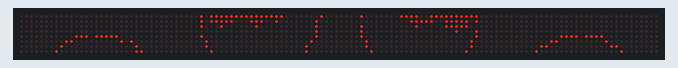
This sketch was run on a simulated Arduino Uno, built with avr-gcc and run on an emulated ATmega328P. On the bench: 128×8 LED matrix. Wiring (inferred from the names in the program): 16 × MAX7219 LED driver (orientation assumed): data pin 11; clock pin 13; CS pin 10. Random numbers use the default seed unless the sketch sets one; what the sketch prints to the serial monitor is not drawn.

Above: at 0.1 s.

The sketch:

MaGi_arduino.ino
```cpp
/*
  PRIOR ART DECLARATION
  ----------------------------------------------------
  This software and its underlying geometric intelligence
  principles constitute prior art as of [CURRENT DATE].

  Archive Methods:
  - GitHub Repository: https://github.com/bmalloy-224/MaGi
  - arXiv Preprint: [When submitted]
  - Timestamp: 10/26/2025
  - Public Demonstration:

  This documents the invention of hardware-embodied geometric
  intelligence and the discovery that physical implementation
  determines cognitive architecture in AI systems.
*/

/*
  MaGi (Malloy artificial Geometric intelligence)
  ----------------------------------------------------
  Author: Brendan Malloy
  Year: 2025
  Version: Exploratory Release

  License & Usage Terms
  ---------------------
  1. Academic & Non-Profit Use:
     - Licensed under a GPL-style open license for **academic and non-profit research** only.
     - You may use, modify, and distribute this software for **educational or research purposes**
       provided that this notice and attribution remain intact.

  2. Commercial Use & Licensing:
     - Commercial or for-profit use requires a **perpetual license** from the author.
     - Licensing tiers (USD):
         • Individual / Startup (< $10M annual revenue): $5,000
         • Mid-size Organization (< $100M annual revenue): $50,000
         • Large Organization / Enterprise (≥ $100M annual revenue): $500,000
     - Annual support, integration rights, or derivative licensing available upon request.
     - All commercial entities must obtain **written permission** before deployment,
       porting, or integration into products or closed systems.

  3. Disclaimer:
     - This software is provided **“as is”**, without express or implied warranty.
     - The author assumes **no liability** for damages, data loss, or unintended behavior.
     - MaGi is **experimental research software**, not certified for safety-critical,
       medical, or autonomous control systems.

  4. Citation / Attribution:
     - Any public use, presentation, or publication must cite:
       "MaGi Hardware-Embodied Cognitive Architecture Platform., Brendan Malloy, 2025"
     - Please include the author’s name and year in any derivative or adapted work.

  5. Additional Notes:
     - MaGi implements proprietary methods for **prime-delay cognitive and
       geometric-phase exploration**.
     - Redistribution for commercial or closed-source use without a valid license
       is strictly prohibited.
     - Academic collaboration, replication studies, and peer review are encouraged.
     - Emergent or self-organizing behavior should be treated as **experimental**
       until independently verified.


  ----------------------------------------------------
  Contact: https://github.com/bmalloy-224/MaGi/issues/3
*/
// ----------------------------------------------------
//  USAGE OVERVIEW
//  ---------------------------------------------------
//
//  MaGi operates by maintaining a precise temporal loop
//  defined by two parameters:
//
//      1. GOAL_ACTUAL_MS – desired total loop duration
//      2. CODE_TAX       – inherent overhead of execution
//
//  The system adjusts delay() timing to achieve a stable
//  real-world loop equal to GOAL_ACTUAL_MS.
//
//  To profile a new platform:
//     1. Measure the time (in ms) a single loop() iteration
//        takes *without delay()*.
//     2. Record that value as CODE_TAX.
//     3. Set GOAL_ACTUAL_MS to your desired real-time loop rate.
//     4. Run MaGi and observe the discovery pattern.
//
//  Example: For a Teensy 4.0, CODE_TAX ≈ 1 ms
//           For an ATmega328p, CODE_TAX ≈ 120 ms
//
//  The system automatically labels the platform for logs:
//
//      #if defined(__IMXRT1062__)  // Teensy 4.0/4.1
//          const unsigned long CODE_TAX = 1;
//          const String PLATFORM_NAME = "Teensy4";
//      #elif defined(__AVR_ATmega328P__)  // Arduino Uno
//          const unsigned long CODE_TAX = 120;
//          const String PLATFORM_NAME = "ATmega328p";
//      #else
//          const unsigned long CODE_TAX = 50;
//          const String PLATFORM_NAME = "Unknown";
//      #endif
//
//  CONFIGURATION:
//      const unsigned long GOAL_ACTUAL_MS = 17;   // Target loop duration (ms)
//
//  NOTES:
//     - Shorter GOAL_ACTUAL_MS yields faster, systematic exploration.
//     - Longer GOAL_ACTUAL_MS favors slower, creative exploration.
//     - Optimal balance depends on hardware timing stability ("wobble").
//
//  ----------------------------------------------------
// ----------------------------------------------------
//  LOG STRUCTURE & EVENT REFERENCE
//  ---------------------------------------------------
//
//  Each log line represents a snapshot of the MaGi cognitive loop.
//
//  FORMAT:
//      TIME(ms),COHERENCE,PEAK_COHERENCE,GOV_DURATION,EVENT_TYPE,
//      PHASES:a,b,c,d,SINE:x,WOBBLE:y,MAXWOBBLE:z
//
//  FIELDS:
//      TIME(ms)          – System time in milliseconds since start
//      COHERENCE         – Current overall phase alignment (0.0–1.0)
//      PEAK_COHERENCE    – Highest coherence achieved so far
//      GOV_DURATION      – Duration (s) of sustained coherent state
//      EVENT_TYPE        – System state label:
//                              MODERATE → normal exploration
//                              COHERENT_STATE_FOUND → discovered viable configuration
//                              GOV_SUSTAIN → coherence maintained over time
//      PHASES:a,b,c,d    – Individual phase angles of each lens (radians, 0–2π scale)
//      SINE:x            – Current sine position (temporal heartbeat phase)
//      WOBBLE:y          – Measured loop-time deviation (timing instability)
//      MAXWOBBLE:z       – Highest observed deviation so far
//
//  EXAMPLE LOG:
//
//      13:16:33.771 -> 1424923,0.800,0.905,0.2,MODERATE,
//                      PHASES:0.33,1.18,1.14,0.40,
//                      SINE:0.870,WOBBLE:0,MAXWOBBLE:1
//      13:16:36.675 -> 1427843,COHERENT_STATE_FOUND,
//                      PHASES:2.69,1.90,2.60,2.70
//      13:16:39.829 -> 1430972,COHERENT_STATE_FOUND,
//                      PHASES:4.97,5.30,5.21,5.36
//      13:16:39.829 -> 1430972,0.971,0.971,0.0,GOV_SUSTAIN,
//                      PHASES:4.97,5.30,5.21,5.36,
//                      SINE:0.979,WOBBLE:0,MAXWOBBLE:1
//      13:16:50.159 -> 1441308,0.701,0.942,0.0,MODERATE,
//                      PHASES:0.12,0.44,1.08,1.37,
//                      SINE:-0.327,WOBBLE:0,MAXWOBBLE:1
//      13:16:50.299 -> 1441439,COHERENT_STATE_FOUND,
//                      PHASES:0.67,0.74,1.30,1.45
//      13:16:53.812 -> 1444962,COHERENT_STATE_FOUND,
//                      PHASES:3.86,4.66,4.24,4.60
//
//  INTERPRETATION:
//      • "MODERATE" lines → active exploration of phase space
//      • "COHERENT_STATE_FOUND" → viable geometric alignment detected
//      • "GOV_SUSTAIN" → stability maintained across time
//
//  A complete run typically cycles between MODERATE exploration
//  and COHERENT_STATE_FOUND discoveries, with occasional GOV_SUSTAIN
//  phases representing transient intelligence states.
//
//  ----------------------------------------------------
//  KEY RESEARCH FINDINGS
//  ---------------------------------------------------
//
//  MaGi demonstrates that identical code produces different
//  cognitive architectures across hardware platforms:
//
//  - Teensy (Crystal): "Precision Sprinter"
//    • Fast discovery (8.9s at 17ms timing)
//    • Flexible timing strategy
//    • 0ms wobble, systematic exploration
//
//  - ATmega328p (RC): "Noisy Explorer"
//    • Slow discovery (1441s at 1069ms timing)
//    • Sine-peak dependent strategy
//    • 21ms wobble, creative exploration
//
//  - Sampling rate exponentially affects intelligence:
//    • 17ms: 143× faster discovery than 1070ms
//    • Hardware stability determines cognitive style
//
// donate: https://www.paypal.com/ncp/payment/JZARJDJFUAG5S

#define CLK 13
#define DIN 11
#define CS  10
#define HEARTBEAT_SENSOR A0

#define X_SEGMENTS   4
#define Y_SEGMENTS   4
#define NUM_SEGMENTS (X_SEGMENTS * Y_SEGMENTS)

byte fb[8 * NUM_SEGMENTS];


// Platform auto-detection
#if defined(__IMXRT1062__)  // Teensy 4.0/4.1
  const unsigned long CODE_TAX = 1;
  const String PLATFORM_NAME = "Teensy4";
#elif defined(__AVR_ATmega328P__)  // Arduino Uno
  const unsigned long CODE_TAX = 120;
  const String PLATFORM_NAME = "ATmega328p";
#else
  const unsigned long CODE_TAX = 50;
  const String PLATFORM_NAME = "Unknown";
#endif

// CONFIGURATION - Set your GOAL here. this is the delay time
const unsigned long GOAL_ACTUAL_MS = 17;

// Calculate required delay parameter
const unsigned long DELAY_PARAMETER = GOAL_ACTUAL_MS - CODE_TAX;


// MaGi State - REMOVE HARDCODED ATTRACTORS
float lens_outputs[4] = {0.0, 0.0, 0.0, 0.0};
float lens_phases[4] = {0.0, 1.57, 3.14, 4.71};  // Start with diversity
float coherence = 0.0;
bool governance_active = false;
unsigned long governance_start_time = 0;
float governance_duration = 0.0;

// Exploration parameters - NO PREDETERMINED TARGETS
float exploration_strength = 0.02;

// Smart logging
unsigned long last_coherence_log = 0;
const unsigned long COHERENCE_LOG_INTERVAL = 5000;
float max_coherence_since_log = 0.0;

// Heartbeat variables
int raw_heartbeat = 0;
int heartbeat_filtered = 0;
int last_heartbeat = 0;
float heartbeat_derivative = 0.0;
float last_heartbeat_value = 0.0;
float heartbeat_integral = 0.0;
bool beat_detected = false;
unsigned long last_beat_time = 0;
unsigned long heartbeat_start_time = 0;

// Lens parameters
float child_sensitivity = 0.8;
float youth_gain = 1.0;
float adult_threshold = 0.3;
float elder_time_constant = 0.95;

// Wobble tracking
unsigned long last_log_time = 0;
unsigned long wobble_sum_since_log = 0;
int wobble_samples_since_log = 0;
unsigned long max_wobble_since_log = 0;

// ========== ORIGINAL HELPER FUNCTIONS ==========
void shiftAll(byte send_to_address, byte send_this_data) {
  digitalWrite(CS, LOW);
  for (int i = 0; i < NUM_SEGMENTS; i++) {
    shiftOut(DIN, CLK, MSBFIRST, send_to_address);
    shiftOut(DIN, CLK, MSBFIRST, send_this_data);
  }
  digitalWrite(CS, HIGH);
}

void set_pixel(uint8_t x, uint8_t y, uint8_t mode) {
  byte *addr = &fb[x / 8 + y * X_SEGMENTS];
  byte mask = 128 >> (x % 8);
  switch (mode) {
    case 0: *addr &= ~mask; break;
    case 1: *addr |= mask; break;
    case 2: *addr ^= mask; break;
  }
}

void safe_pixel(uint8_t x, uint8_t y, uint8_t mode) {
  if ((x >= X_SEGMENTS * 8) || (y >= Y_SEGMENTS * 8)) return;
  set_pixel(x, y, mode);
}

void clear() {
  byte *addr = fb;
  for (byte i = 0; i < 8 * NUM_SEGMENTS; i++) *addr++ = 0;
}

void show() {
  for (byte row = 0; row < 8; row++) {
    digitalWrite(CS, LOW);
    byte segment = NUM_SEGMENTS;
    while (segment--) {
      byte x = segment % X_SEGMENTS;
      byte y = segment / X_SEGMENTS * 8;
      byte addr = (row + y) * X_SEGMENTS;

      if (segment & X_SEGMENTS) {
        shiftOut(DIN, CLK, MSBFIRST, 8 - row);
        shiftOut(DIN, CLK, LSBFIRST, fb[addr + x]);
      } else {
        shiftOut(DIN, CLK, MSBFIRST, 1 + row);
        shiftOut(DIN, CLK, MSBFIRST, fb[addr - x + X_SEGMENTS - 1]);
      }
    }
    digitalWrite(CS, HIGH);
  }
}

void drawLine(int x0, int y0, int x1, int y1, uint8_t mode) {
  int dx = abs(x1 - x0);
  int dy = abs(y1 - y0);
  int sx = (x0 < x1) ? 1 : -1;
  int sy = (y0 < y1) ? 1 : -1;
  int err = dx - dy;

  while(true) {
    safe_pixel(x0, y0, mode);
    if(x0 == x1 && y0 == y1) break;
    int e2 = 2 * err;
    if(e2 > -dy) {
      err -= dy;
      x0 += sx;
    }
    if(e2 < dx) {
      err += dx;
      y0 += sy;
    }
  }
}

float mapFloat(float x, float in_min, float in_max, float out_min, float out_max) {
  return (x - in_min) * (out_max - out_min) / (in_max - in_min) + out_min;
}
// ========== END HELPER FUNCTIONS ==========

void setup() {
  Serial.begin(115200);
  pinMode(CLK, OUTPUT);
  pinMode(DIN, OUTPUT);
  pinMode(CS, OUTPUT);
  pinMode(HEARTBEAT_SENSOR, INPUT);

  shiftAll(0x0f, 0x00);
  shiftAll(0x0b, 0x07);
  shiftAll(0x0c, 0x01);
  shiftAll(0x0a, 0x0f);
  shiftAll(0x09, 0x00);

  Serial.print("Platform: ");
  Serial.println(PLATFORM_NAME);

  heartbeat_start_time = millis();
  Serial.println("MaGi (Malloy artificial Geometric intelligence) Ready - NO HARDCODED ATTRACTORS");
  Serial.println("TIME(ms),COHERENCE,PEAK_COHERENCE,GOV_DURATION,EVENT_TYPE");
}

void loop() {
  // static unsigned long lastTime = 0;
  // unsigned long currentTimetrack = millis();
  // if (lastTime > 0) {
  //   Serial.print("Actual loop time: ");
  //   Serial.println(currentTimetrack - lastTime);
  // }
  // lastTime = currentTimetrack;
  //need to calibrate loop time between arduinos for delay +/- full loop to be a prime
 static unsigned long lastLoopTime = 0;
  unsigned long currentTime = millis();

  // Track wobble
  if (lastLoopTime > 0) {
    unsigned long loopTime = currentTime - lastLoopTime;
    unsigned long wobble = abs((long)(loopTime - GOAL_ACTUAL_MS)); // deviation from target

    wobble_sum_since_log += wobble;
    wobble_samples_since_log++;
    if (wobble > max_wobble_since_log) {
      max_wobble_since_log = wobble;
    }
  }
  lastLoopTime = currentTime;

  float currentSine = readHeartbeatSensor();
  updateMaGiFromHeartbeat();
  updateGovernanceFromPhases();
  smartCoherenceLogging(currentSine);
  visualizeGovernance();
  delay(DELAY_PARAMETER); // or 1068 for Teensy
}
// tried 1,5,7,10,13,17,20,47,50,501,997
// HEARTBEAT FUNCTION
float readHeartbeatSensor() {
  unsigned long currentTime = millis() - heartbeat_start_time;
  float timeSec = currentTime / 1000.0;

  // Simplified heartbeat - pure sine wave for exploration
  float heartRate = 60.0 / 60.0;  // 60 BPM in Hz
  float sineValue = sin(2.0 * PI * heartRate * timeSec);  // ← rename here

  // Map to typical pulse sensor range
  raw_heartbeat = mapFloat(sineValue, -1.0, 1.0, 300, 800);  // ← and here

  // Apply filtering and processing
  heartbeat_filtered = 0.8 * heartbeat_filtered + 0.2 * raw_heartbeat;
  heartbeat_derivative = heartbeat_filtered - last_heartbeat_value;
  last_heartbeat_value = heartbeat_filtered;

  // Beat detection
  if (sineValue > 0.8 && last_heartbeat <= 0.8) {  // ← and here
    beat_detected = true;
    last_beat_time = millis();
  } else {
    beat_detected = false;
  }

  last_heartbeat = sineValue;  // ← and here

  // Update integral (memory) - ELDER OPERATOR
  heartbeat_integral = elder_time_constant * heartbeat_integral +
                      (1.0 - elder_time_constant) * heartbeat_filtered;

  return sineValue;  // ← now this works!
}

// TEMPORAL OPERATORS
void updateMaGiFromHeartbeat() {
  // CHILD: Gaussian novelty detection
  float child_input = fabs(heartbeat_derivative) / 40.0 * child_sensitivity;
  lens_outputs[0] = child_input * exp(-child_input * child_input / 2.0);

  // YOUTH: Linear immediate response
  lens_outputs[1] = youth_gain * mapFloat(heartbeat_filtered, 300, 800, 0.0, 1.0);
  lens_outputs[1] = constrain(lens_outputs[1], 0.0, 1.0);

  // ADULT: Sigmoid trend prediction
  float adult_input = (0.6 * lens_outputs[1] + 0.4 * fabs(heartbeat_derivative) / 25.0) - adult_threshold;
  lens_outputs[2] = adult_input / (1.0 + exp(-8.0 * adult_input));
  lens_outputs[2] = constrain(lens_outputs[2], 0.0, 1.0);

  // ELDER: Tanh memory integration
  float elder_input = mapFloat(heartbeat_integral, 400, 700, -2.0, 2.0);
  lens_outputs[3] = (tanh(elder_input) + 1.0) / 2.0;

  updateLensPhases();
  calculateCoherence();
}

void calculateCoherence() {
  float phase_sum = 0.0;
  int pair_count = 0;

  for(int i = 0; i < 4; i++) {
    for(int j = i+1; j < 4; j++) {
      float phase_diff = fabs(lens_phases[i] - lens_phases[j]);
      if(phase_diff > 3.14) phase_diff = 6.28 - phase_diff;
      phase_sum += cos(phase_diff);
      pair_count++;
    }
  }

  coherence = phase_sum / pair_count;
}

// MODIFIED: EXPLORATORY PHASE UPDATES - NO HARDCODED ATTRACTORS
void updateLensPhases() {
  // Each lens moves at different speeds
  float child_speed = 0.03 + 0.1 * lens_outputs[0];
  float youth_speed = 0.02 + 0.05 * lens_outputs[1];
  float adult_speed = 0.01 + 0.03 * lens_outputs[2];
  float elder_speed = 0.005 + 0.01 * lens_outputs[3];

  lens_phases[0] = fmod(lens_phases[0] + child_speed, 6.28);
  lens_phases[1] = fmod(lens_phases[1] + youth_speed, 6.28);
  lens_phases[2] = fmod(lens_phases[2] + adult_speed, 6.28);
  lens_phases[3] = fmod(lens_phases[3] + elder_speed, 6.28);

  // REPLACE hardcoded attraction with EXPLORATION
  for(int i = 0; i < 4; i++) {
    // Add small random exploration
    float exploration = (random(-100, 100) / 100.0) * exploration_strength;
    lens_phases[i] = fmod(lens_phases[i] + exploration, 6.28);

    // Gentle drift toward moderate activity (not fixed positions)
    if (lens_outputs[i] < 0.3) {
      lens_phases[i] = fmod(lens_phases[i] + 0.01, 6.28);
    }
  }

  // Beat detection perturbations
  if (beat_detected) {
    lens_phases[0] = fmod(lens_phases[0] + 0.8, 6.28);
    lens_phases[1] = fmod(lens_phases[1] + 0.3, 6.28);
    lens_phases[2] = fmod(lens_phases[2] + 0.1, 6.28);
  }
}

// SIMPLIFIED GOVERNANCE - JUST COHERENCE, NO MODES
void updateGovernanceFromPhases() {
  bool was_active = governance_active;
  governance_active = (coherence > 0.85);

  if (governance_active && !was_active) {
    governance_start_time = millis();
    // Log discovery of new coherent state
    Serial.print(millis());
    Serial.print(",COHERENT_STATE_FOUND,PHASES:");
    for(int i = 0; i < 4; i++) {
      Serial.print(lens_phases[i], 2);
      if(i < 3) Serial.print(",");
    }
    Serial.println();
  } else if (governance_active && was_active) {
    governance_duration = (millis() - governance_start_time) / 1000.0;
  }
}

// NEW: SMART LOGGING - ONLY LOG INTERESTING EVENTS WITH PHASE INFO
void smartCoherenceLogging(float sineValue) {  // ADD MISSING PARAMETER
  unsigned long current_time = millis();

  // Calculate wobble since last log
  unsigned long avg_wobble = 0;
  if (wobble_samples_since_log > 0) {
    avg_wobble = wobble_sum_since_log / wobble_samples_since_log;
  }

  // Track peak coherence
  if (coherence > max_coherence_since_log) {
    max_coherence_since_log = coherence;
  }

  // Log on governance events or periodically during high coherence
  bool should_log = false;
  String event_type = "PERIODIC";

  if (!governance_active && coherence > 0.85) {
    should_log = true;
    event_type = "GOV_START";
    max_coherence_since_log = coherence;
  } else if (governance_active && coherence < 0.85) {
    should_log = true;
    event_type = "GOV_END";
  } else if (governance_active && (current_time - last_coherence_log >= COHERENCE_LOG_INTERVAL)) {
    should_log = true;
    event_type = "GOV_SUSTAIN";
  } else if (coherence > 0.7 && (current_time - last_coherence_log >= COHERENCE_LOG_INTERVAL * 2)) {
    should_log = true;
    event_type = "MODERATE";
  }

  if (should_log) {
    Serial.print(current_time);
    Serial.print(",");
    Serial.print(coherence, 3);
    Serial.print(",");
    Serial.print(max_coherence_since_log, 3);
    Serial.print(",");
    Serial.print(governance_duration, 1);
    Serial.print(",");
    Serial.print(event_type);
    Serial.print(",PHASES:");
    for(int i = 0; i < 4; i++) {
      Serial.print(lens_phases[i], 2);
      if(i < 3) Serial.print(",");
    }
    Serial.print(",SINE:");
    Serial.print(sineValue, 3);
    Serial.print(",WOBBLE:");
    Serial.print(avg_wobble);
    Serial.print(",MAXWOBBLE:");
    Serial.print(max_wobble_since_log);

    Serial.println();

    // Reset tracking (FIXED - REMOVE DUPLICATE LINES)
    last_coherence_log = current_time;
    wobble_sum_since_log = 0;
    wobble_samples_since_log = 0;
    max_wobble_since_log = 0;
    max_coherence_since_log = 0.0;
  }
}
// SIMPLIFIED VISUALIZATION - FOCUS ON ACTUAL GEOMETRY
void visualizeGovernance() {
  clear();

  drawSphereBoundary();
  drawLensPositions();
  drawPhaseConnections();
  drawCoherenceFill();

  // SIMPLIFIED: Just show governance duration
  if(governance_active) {
    drawGovernanceDuration();

    // Flash boundary during governance
    static bool flash_state = false;
    flash_state = !flash_state;
    if(flash_state) {
      int centerX = 16, centerY = 16, radius = 14;
      for(float angle = 0; angle < 6.28; angle += 0.05) {
        int x = centerX + radius * cos(angle);
        int y = centerY + radius * sin(angle);
        safe_pixel(x, y, 2);
      }
    }
  }

  show();
}

// DRAWING FUNCTIONS (keep these the same as before)
void drawSphereBoundary() {
  int centerX = 16, centerY = 16, radius = 12;
  for(float angle = 0; angle < 6.28; angle += 0.1) {
    int x = centerX + radius * cos(angle);
    int y = centerY + radius * sin(angle);
    safe_pixel(x, y, 1);
  }
}

void drawLensPositions() {
  int centerX = 16, centerY = 16, maxRadius = 10;

  for(int i = 0; i < 4; i++) {
    float radius = maxRadius * (0.2 + 0.6 * lens_outputs[i]);
    int x = centerX + radius * cos(lens_phases[i]);
    int y = centerY + radius * sin(lens_phases[i]);

    int dot_size = 1 + (int)(lens_outputs[i] * 2);
    for(int dx = -dot_size; dx <= dot_size; dx++) {
      for(int dy = -dot_size; dy <= dot_size; dy++) {
        if(dx*dx + dy*dy <= dot_size*dot_size) {
          safe_pixel(x + dx, y + dy, 1);
        }
      }
    }
  }
}

void drawPhaseConnections() {
  int centerX = 16, centerY = 16, maxRadius = 10;

  for(int i = 0; i < 4; i++) {
    for(int j = i+1; j < 4; j++) {
      float r1 = maxRadius * (0.2 + 0.6 * lens_outputs[i]);
      float r2 = maxRadius * (0.2 + 0.6 * lens_outputs[j]);

      int x1 = centerX + r1 * cos(lens_phases[i]);
      int y1 = centerY + r1 * sin(lens_phases[i]);
      int x2 = centerX + r2 * cos(lens_phases[j]);
      int y2 = centerY + r2 * sin(lens_phases[j]);

      drawLine(x1, y1, x2, y2, 1);
    }
  }
}

void drawCoherenceFill() {
  int centerX = 16, centerY = 16;
  int fill_radius = map(coherence * 100, 0, 100, 2, 8);

  for(int r = 0; r < fill_radius; r++) {
    for(float angle = 0; angle < 6.28; angle += 0.2) {
      int x = centerX + r * cos(angle);
      int y = centerY + r * sin(angle);
      safe_pixel(x, y, 1);
    }
  }
}

void drawGovernanceDuration() {
  int centerX = 16, centerY = 16;
  int duration_circles = min((int)(governance_duration * 2), 3);

  for(int circle = 1; circle <= duration_circles; circle++) {
    int radius = 6 + circle * 2;
    for(float angle = 0; angle < 6.28; angle += 0.15) {
      int x = centerX + radius * cos(angle);
      int y = centerY + radius * sin(angle);
      safe_pixel(x, y, 1);
    }
  }
}
```
